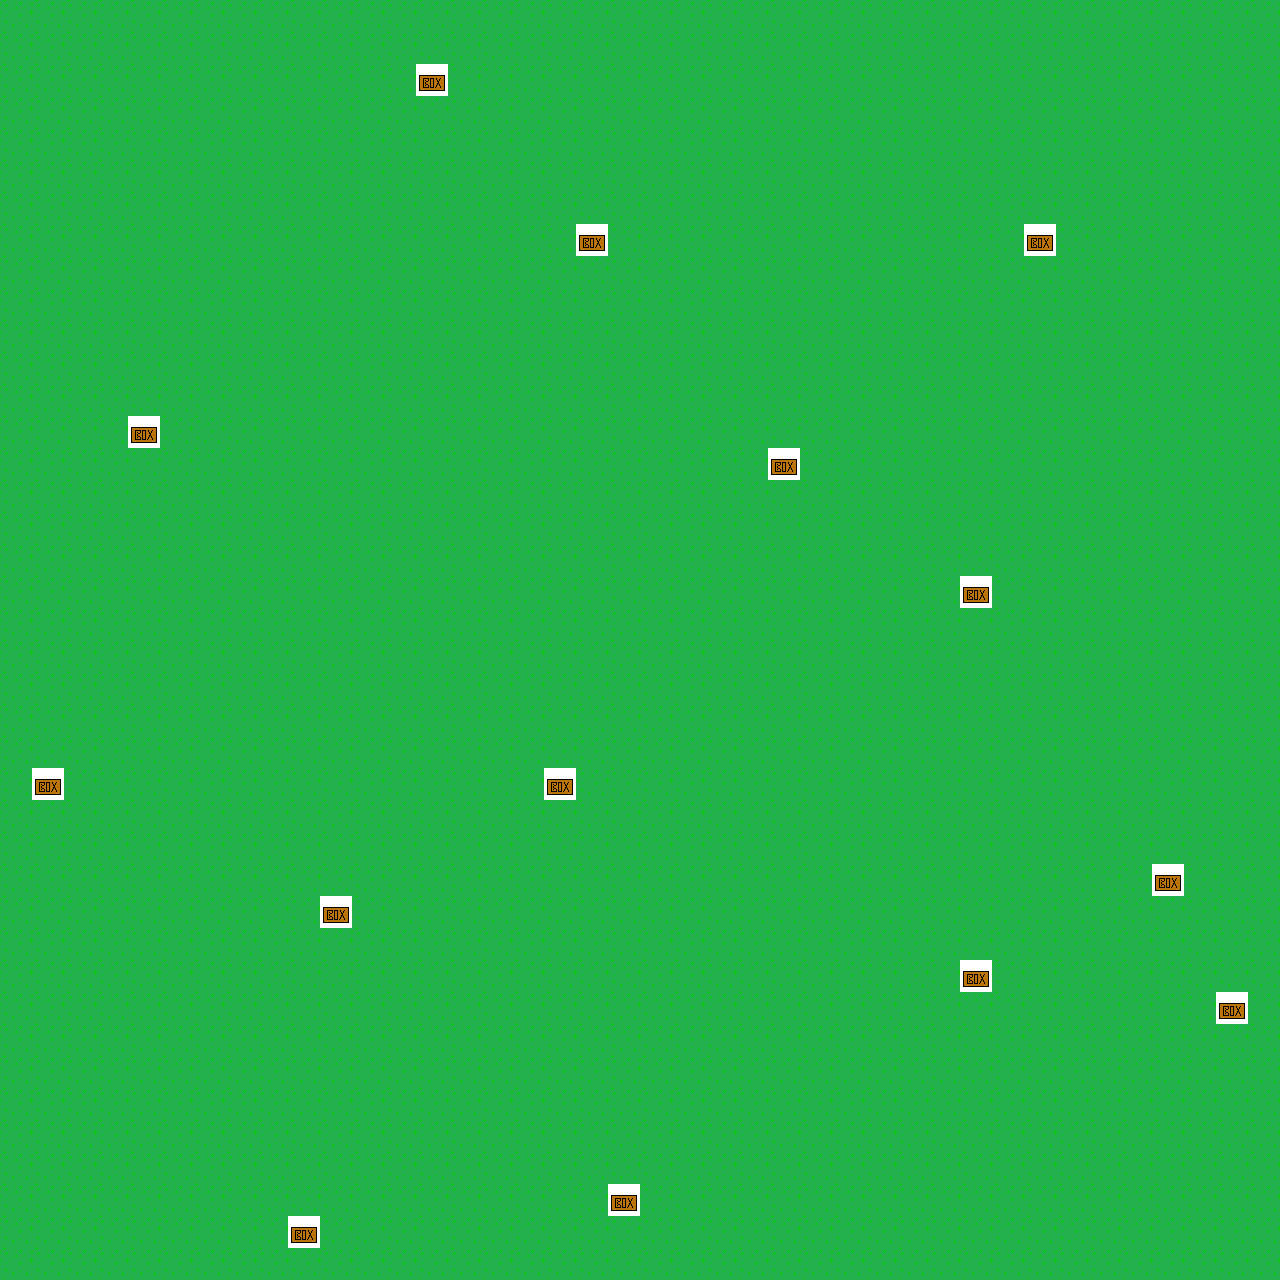

Tiled map render using the project's own tile images. Description and the map definition, with tile-layer contents summarised, below:
An orthogonal 40x40 tile map with 32x32 px tiles, 2 tile layers (Tile Layer 1, Tile Layer 2) and 122 objects.

<map version="1.0" orientation="orthogonal" renderorder="right-down" width="40" height="40" tilewidth="32" tileheight="32" nextobjectid="129">
 <tileset firstgid="1" name="tiles" tilewidth="32" tileheight="32" tilecount="16" columns="4">
  <image source="tiles.png" width="128" height="128" />
 </tileset>
 <layer name="Tile Layer 1" width="40" height="40">
  <data>[1600 cells, 1600 non-empty, 1 distinct tile ids]</data>
 </layer>
 <layer name="Tile Layer 2" width="40" height="40">
  <data>[1600 cells, 14 non-empty, 1 distinct tile ids]</data>
 </layer>
 <objectgroup name="collision">
  <object id="1" x="960" y="576" width="32" height="32" />
  <object id="2" x="768" y="448" width="32" height="32" />
  <object id="3" x="544" y="768" width="32" height="32" />
  <object id="4" x="960" y="960" width="32" height="32" />
  <object id="5" x="320" y="896" width="32" height="32" />
  <object id="6" x="128" y="416" width="32" height="32" />
  <object id="7" x="576" y="224" width="32" height="32" />
  <object id="8" x="416" y="64" width="32" height="32" />
  <object id="9" x="32" y="768" width="32" height="32" />
  <object id="10" x="1024" y="224" width="32" height="32" />
  <object id="11" x="1216" y="992" width="32" height="32" />
  <object id="12" x="1152" y="864" width="32" height="32" />
  <object id="13" x="288" y="1216" width="32" height="32" />
  <object id="14" x="608" y="1184" width="32" height="32" />
  <object id="15" x="0" y="0" height="1280" />
  <object id="16" x="0" y="0" width="1280" />
  <object id="17" x="1280" y="0" height="1280" />
  <object id="18" x="0" y="1280" width="1280" />
 </objectgroup>
 <objectgroup color="#55aa00" name="tree">
  <object id="19" x="256" y="128" width="32" height="32" />
  <object id="20" x="640" y="224" width="32" height="32" />
  <object id="21" x="448" y="416" width="32" height="32" />
  <object id="22" x="1216" y="288" width="32" height="32" />
  <object id="23" x="768" y="352" width="32" height="32" />
  <object id="24" x="352" y="224" width="32" height="32" />
  <object id="25" x="224" y="352" width="32" height="32" />
  <object id="26" x="128" y="192" width="32" height="32" />
  <object id="27" x="576" y="64" width="32" height="32" />
  <object id="28" x="608" y="480" width="32" height="32" />
  <object id="29" x="704" y="640" width="32" height="32" />
  <object id="30" x="288" y="576" width="32" height="32" />
  <object id="31" x="416" y="640" width="32" height="32" />
  <object id="32" x="96" y="448" width="32" height="32" />
  <object id="33" x="480" y="288" width="32" height="32" />
  <object id="34" x="864" y="192" width="32" height="32" />
  <object id="35" x="992" y="384" width="32" height="32" />
  <object id="36" x="896" y="544" width="32" height="32" />
  <object id="37" x="1088" y="672" width="32" height="32" />
  <object id="38" x="736" y="448" width="32" height="32" />
  <object id="39" x="832" y="864" width="32" height="32" />
  <object id="40" x="928" y="1152" width="32" height="32" />
  <object id="41" x="128" y="1056" width="32" height="32" />
  <object id="42" x="64" y="832" width="32" height="32" />
  <object id="43" x="1056" y="768" width="32" height="32" />
  <object id="44" x="320" y="768" width="32" height="32" />
  <object id="45" x="256" y="1120" width="32" height="32" />
  <object id="46" x="608" y="832" width="32" height="32" />
  <object id="47" x="448" y="960" width="32" height="32" />
  <object id="48" x="384" y="1248" width="32" height="32" />
  <object id="49" x="576" y="928" width="32" height="32" />
  <object id="50" x="288" y="896" width="32" height="32" />
  <object id="51" x="736" y="1024" width="32" height="32" />
  <object id="52" x="800" y="1056" width="32" height="32" />
  <object id="53" x="544" y="1120" width="32" height="32" />
  <object id="54" x="608" y="928" width="32" height="32" />
  <object id="55" x="704" y="928" width="32" height="32" />
  <object id="56" x="960" y="864" width="32" height="32" />
  <object id="57" x="896" y="832" width="32" height="32" />
  <object id="58" x="736" y="736" width="32" height="32" />
  <object id="59" x="768" y="736" width="32" height="32" />
  <object id="60" x="320" y="704" width="32" height="32" />
  <object id="61" x="576" y="640" width="32" height="32" />
  <object id="62" x="512" y="608" width="32" height="32" />
  <object id="63" x="352" y="512" width="32" height="32" />
  <object id="64" x="384" y="512" width="32" height="32" />
  <object id="65" x="64" y="896" width="32" height="32" />
  <object id="66" x="320" y="832" width="32" height="32" />
  <object id="67" x="256" y="800" width="32" height="32" />
  <object id="68" x="96" y="704" width="32" height="32" />
  <object id="69" x="128" y="704" width="32" height="32" />
  <object id="70" x="896" y="448" width="32" height="32" />
  <object id="71" x="1184" y="384" width="32" height="32" />
  <object id="72" x="1088" y="576" width="32" height="32" />
  <object id="73" x="1088" y="512" width="32" height="32" />
  <object id="74" x="1024" y="544" width="32" height="32" />
  <object id="75" x="1088" y="448" width="32" height="32" />
  <object id="76" x="672" y="672" width="32" height="32" />
  <object id="77" x="960" y="608" width="32" height="32" />
  <object id="78" x="864" y="800" width="32" height="32" />
  <object id="79" x="864" y="736" width="32" height="32" />
  <object id="80" x="800" y="768" width="32" height="32" />
  <object id="81" x="864" y="672" width="32" height="32" />
  <object id="82" x="896" y="1088" width="32" height="32" />
  <object id="83" x="1184" y="1024" width="32" height="32" />
  <object id="84" x="1088" y="1216" width="32" height="32" />
  <object id="85" x="1088" y="1152" width="32" height="32" />
  <object id="86" x="1024" y="1184" width="32" height="32" />
  <object id="87" x="1088" y="1088" width="32" height="32" />
  <object id="88" x="768" y="160" width="32" height="32" />
  <object id="89" x="1056" y="96" width="32" height="32" />
  <object id="90" x="960" y="288" width="32" height="32" />
  <object id="91" x="960" y="224" width="32" height="32" />
  <object id="92" x="896" y="256" width="32" height="32" />
  <object id="93" x="960" y="160" width="32" height="32" />
  <object id="94" x="416" y="288" width="32" height="32" />
  <object id="95" x="416" y="224" width="32" height="32" />
  <object id="96" x="352" y="256" width="32" height="32" />
  <object id="97" x="320" y="192" width="32" height="32" />
  <object id="98" x="416" y="160" width="32" height="32" />
  <object id="99" x="128" y="512" width="32" height="32" />
  <object id="100" x="128" y="448" width="32" height="32" />
  <object id="101" x="64" y="480" width="32" height="32" />
  <object id="102" x="32" y="416" width="32" height="32" />
  <object id="103" x="128" y="384" width="32" height="32" />
  <object id="104" x="864" y="128" width="32" height="32" />
  <object id="105" x="960" y="64" width="32" height="32" />
  <object id="106" x="928" y="64" width="32" height="32" />
  <object id="107" x="992" y="192" width="32" height="32" />
  <object id="108" x="1184" y="32" width="32" height="32" />
  <object id="109" x="1152" y="192" width="32" height="32" />
  <object id="110" x="1088" y="160" width="32" height="32" />
 </objectgroup>
 <objectgroup color="#ff0000" name="ground">
  <object id="114" x="768" y="64" width="32" height="32" />
  <object id="115" x="672" y="128" width="32" height="32" />
  <object id="116" x="672" y="96" width="32" height="32" />
  <object id="117" x="672" y="64" width="32" height="32" />
  <object id="118" x="704" y="64" width="32" height="32" />
  <object id="119" x="704" y="96" width="32" height="32" />
  <object id="120" x="704" y="128" width="32" height="32" />
  <object id="122" x="672" y="320" width="32" height="32" />
  <object id="123" x="640" y="352" width="32" height="32" />
  <object id="124" x="640" y="384" width="32" height="32" />
  </objectgroup>
</map>
<!-- 2 of 122 objects omitted -->
